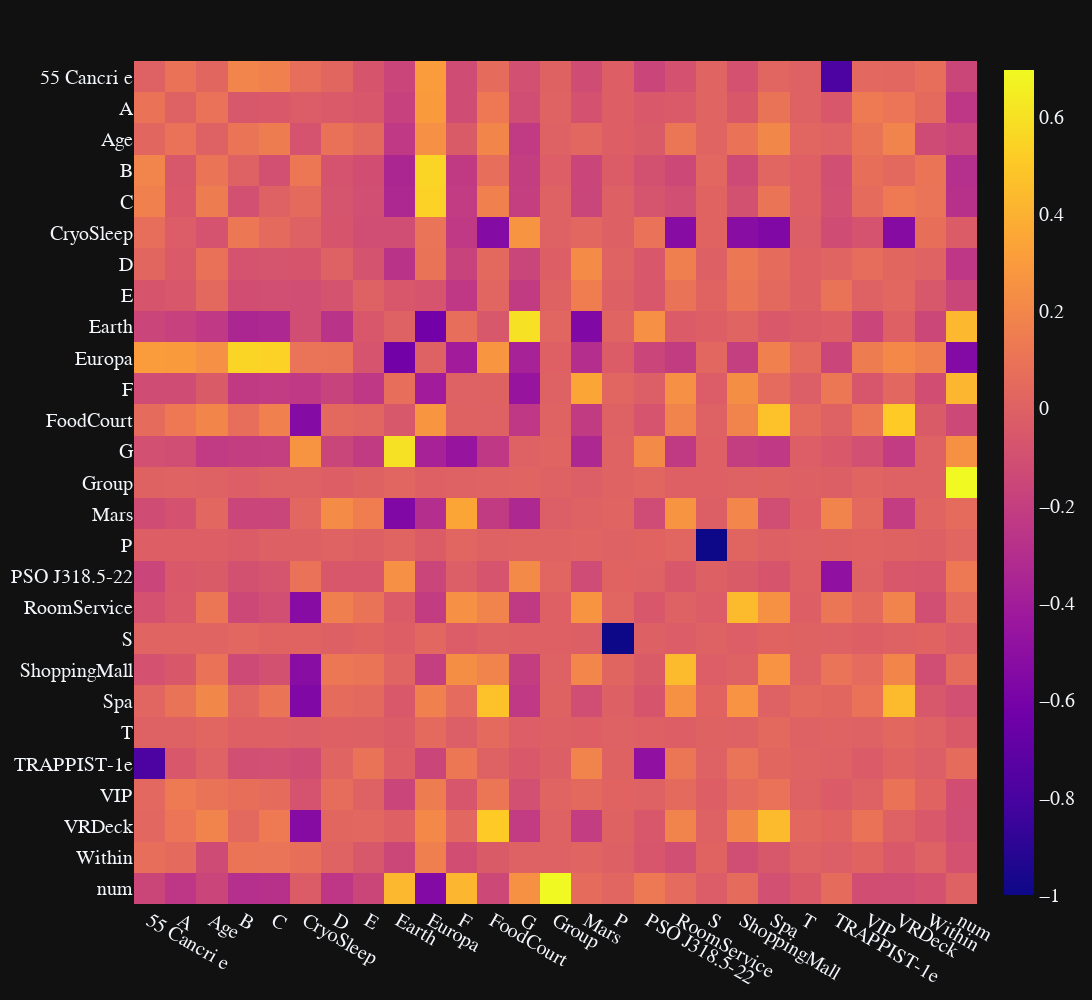

The notebook cell saved with this chart:
### Code cell
temp_df = pd.get_dummies(total_no_na,columns=['HomePlanet','deck','side','Destination'],prefix="",prefix_sep="",dtype=np.float32)
temp_df = temp_df.loc[:,temp_df.columns.difference(['First','Last'])].corr(method='spearman')
np.fill_diagonal(temp_df.to_numpy(),0)
px.imshow(temp_df,height=1000,width=1800).update_xaxes(tickangle=30)

### Figure 1 — Plotly figure (JSON) as saved in the notebook; plotly's stock layout.template omitted (floating-point values rounded to 4 significant figures; data arrays with more than 128 entries replaced by an {"elided": "..."} marker saying what was removed)
{"data": [{"coloraxis": "coloraxis", "hovertemplate": "x: %{x}<br>y: %{y}<br>color: %{z}<extra></extra>", "name": "0", "type": "heatmap", "x": ["55 Cancri e", "A", "Age", "B", "C", "CryoSleep", "D", "E", "Earth", "Europa", "F", "FoodCourt", "G", "Group", "Mars", "P", "PSO J318.5-22", "RoomService", "S", "ShoppingMall", "Spa", "T", "TRAPPIST-1e", "VIP", "VRDeck", "Within", "num"], "xaxis": "x", "y": ["55 Cancri e", "A", "Age", "B", "C", "CryoSleep", "D", "E", "Earth", "Europa", "F", "FoodCourt", "G", "Group", "Mars", "P", "PSO J318.5-22", "RoomService", "S", "ShoppingMall", "Spa", "T", "TRAPPIST-1e", "VIP", "VRDeck", "Within", "num"], "yaxis": "y", "z": {"elided": "27x27 float values"}}], "layout": {"coloraxis": {"colorscale": [[0, "#0d0887"], [0.1111, "#46039f"], [0.2222, "#7201a8"], [0.3333, "#9c179e"], [0.4444, "#bd3786"], [0.5556, "#d8576b"], [0.6667, "#ed7953"], [0.7778, "#fb9f3a"], [0.8889, "#fdca26"], [1, "#f0f921"]]}, "height": 1000, "margin": {"t": 60}, "width": 1800, "xaxis": {"anchor": "y", "constrain": "domain", "domain": [0, 1], "scaleanchor": "y", "tickangle": 30}, "yaxis": {"anchor": "x", "autorange": "reversed", "constrain": "domain", "domain": [0, 1]}}}
